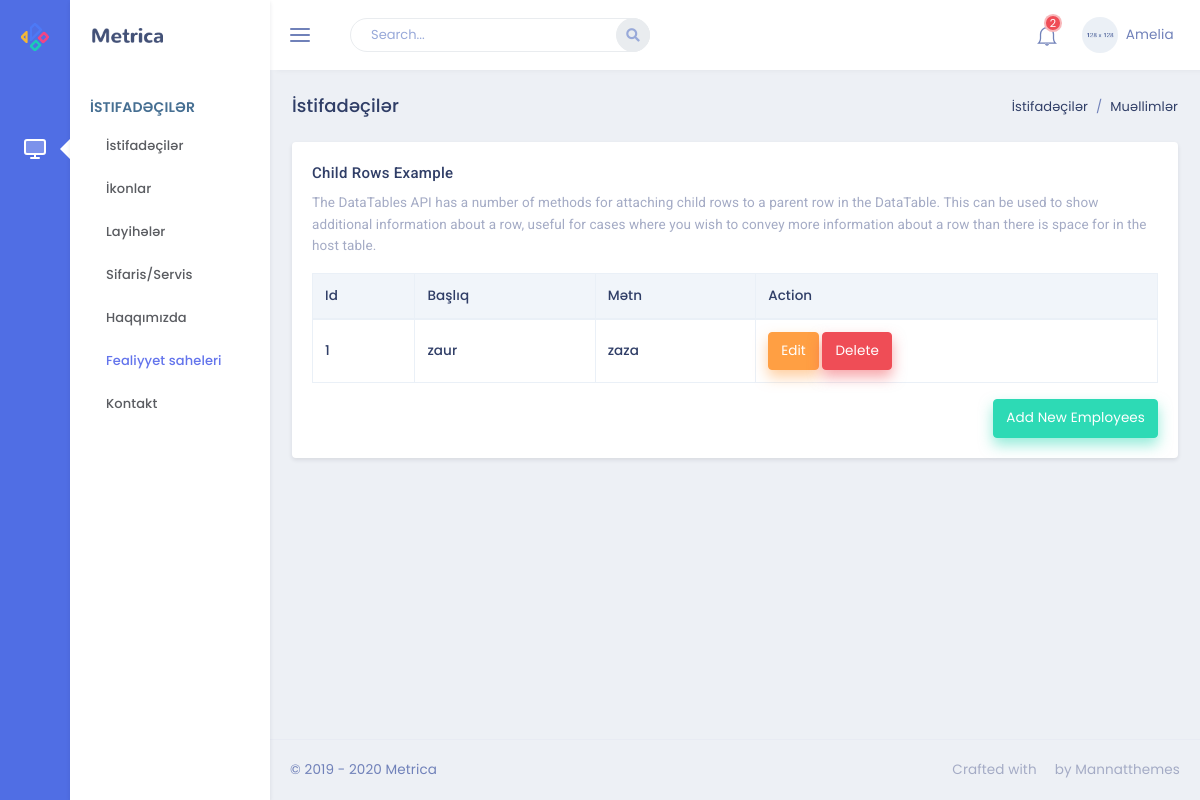
Page /area on the earlier database version.
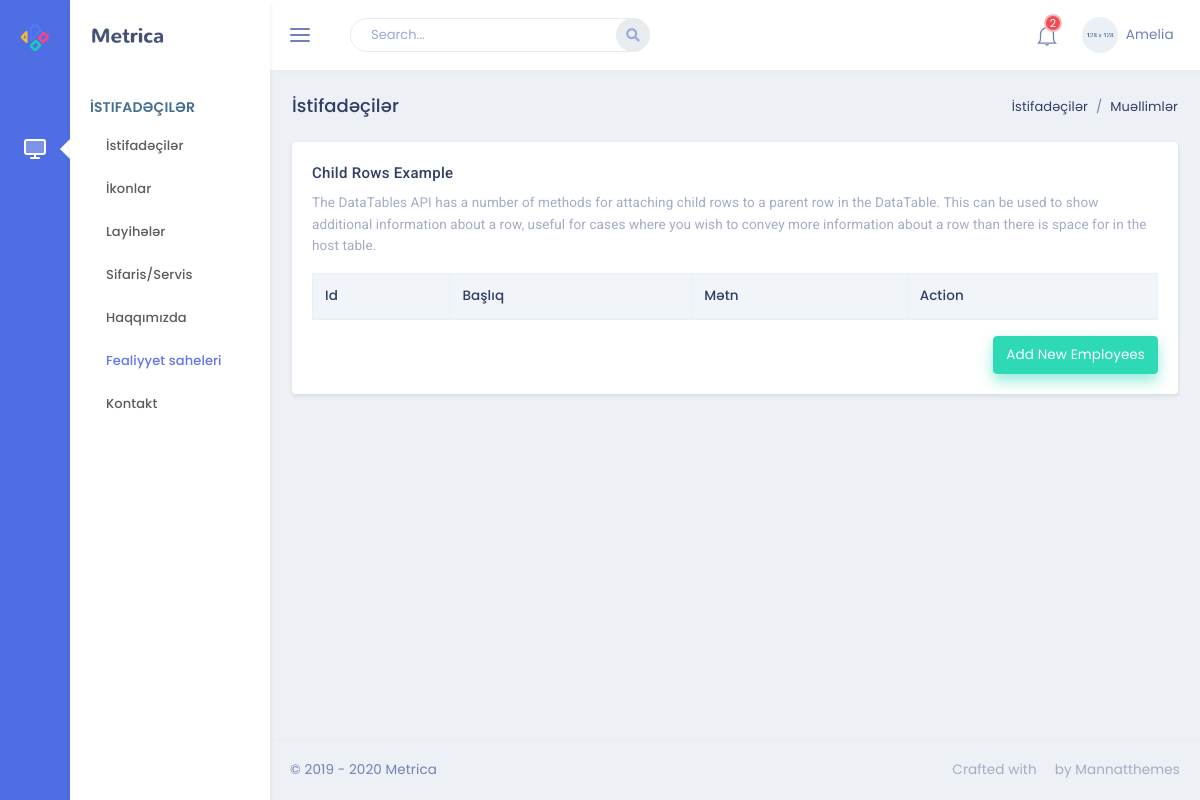
Same page on the later database version.
### app/models.py (models this page shows, shortened)
class Area(db.Model):
    id = db.Column(db.Integer, primary_key=True)
    title = db.Column(db.String(255),  nullable=False)
    text = db.Column(db.String(255),  nullable=False)

### admin/views.py (the view)
@app.route('/area')
def area():
    alldata=Area.query.all()
    return render_template('admin/area.html', allarea=alldata)

### templates/admin/area.html (shortened to what this page needs)
{% extends 'admin/base.html' %}
{% block content %}
<div class="row">
    <div class="col-12">
        <div class="card">
            <div class="card-body">
                <h4 class="mt-0 header-title">Child rows example</h4>
                <p class="text-muted mb-3">The DataTables API has a number of methods for attaching
                    child rows to a parent row in the DataTable. This can be used to show additional
                    information about a row, useful for cases where you wish to convey more information
                    about a row than there is space for in the host table.
                </p>
                <table id="child_rows" class="table table-striped table-bordered dt-responsive nowrap" style="border-collapse: collapse; border-spacing: 0; width: 100%;">
                    <thead>
                        <tr>
                            <th>Id</th>
                            <th>Başlıq</th>
                            <th>Mətn</th>
                            <th>Action</th>
                        </tr>
                    </thead>
                    {% for row in allarea %}
                <tbody>
                    <tr>
                        <th>{{row.id}}</th>
                        <th>{{row.title}}</th>
                        <th>{{row.text}}</th>
                        <th>
                            <a href="/area/update/{{row.id}}" class="btn btn-warning btn-xs" type="button" data-toggle="modal" data-target="#modaledit{{row.id}}">Edit</a>
                            <a href="/area/delete/{{row.id}}" class="btn btn-danger btn-xs" onclick="return confirm('Are You Sure To Delete ?')">Delete</a>
                        </th>
                    </tr>
                </tbody>
                {% endfor %}
                </table>
                <a type="button"  class="btn btn-success float-right" href="/projects/single" data-toggle="modal" data-target="#mymodal">Add New Employees</a> </h2>
            </div>
        </div>
    </div>
</div>
{% endblock content %}

Differences in the rows shown:
removed Area: id "1", title "zaur", text "zaza"
